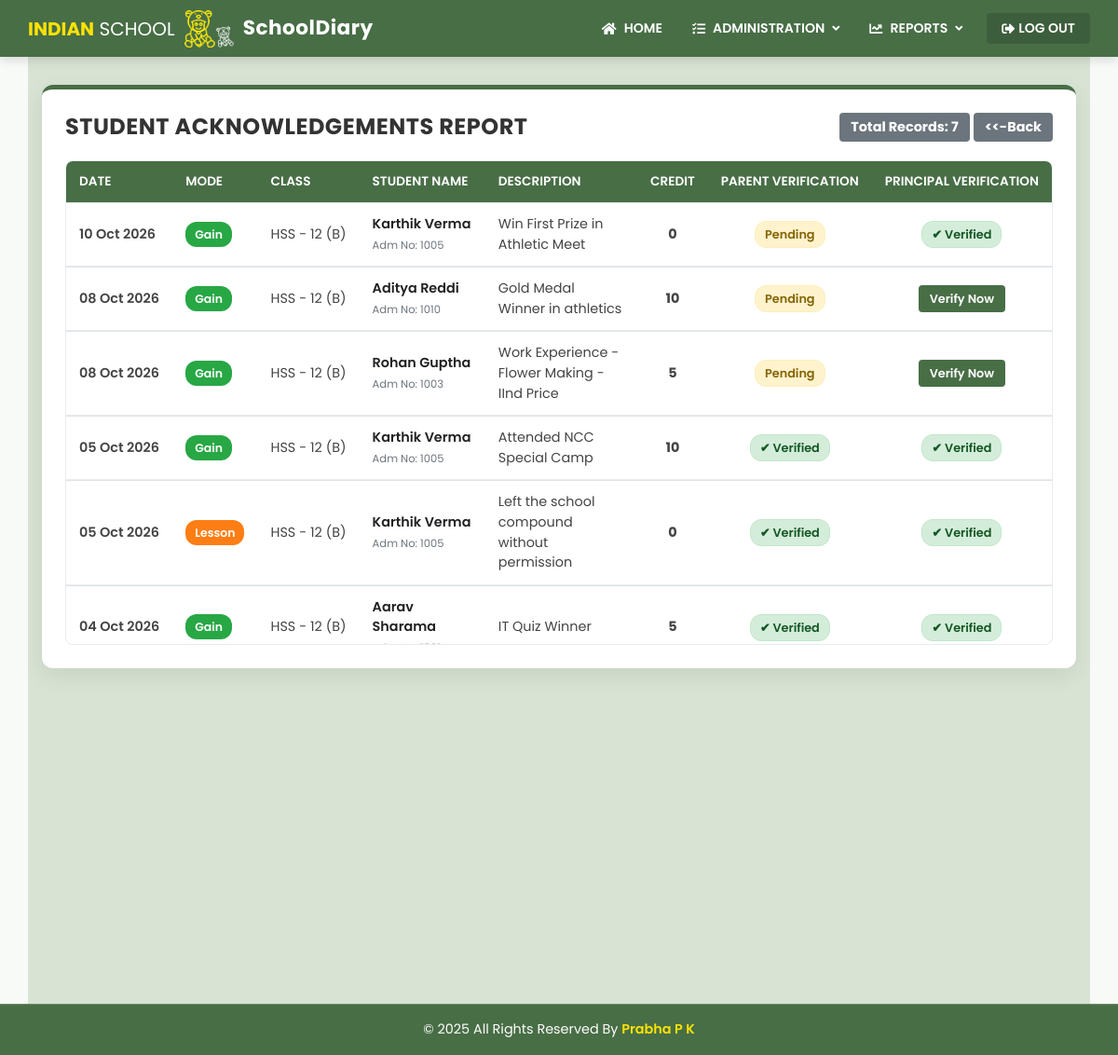
Screenshot of /Admin_Principal/Admin_Acknowledgements/ with the database file from the repository.
### Teacher/models.py (models this page shows)
class Acknowledgement_model(models.Model):
    Date= models.DateField()
    Student = models.ForeignKey(Student_Model, on_delete=models.CASCADE)
    Mode = models.CharField(max_length=10, choices=[('Gain', 'Gain'), ('Lesson', 'Lesson')], default='Gain')
    Description = models.CharField(max_length=100, null=False)
    Parent_verification=models.BooleanField(default=False)
    Credit = models.IntegerField(null=True)
    Principal_verification = models.BooleanField(default=False)
    class Meta:
        db_table = "Acknowledgement"

### Admin_Principal/models.py (models this page shows, shortened)
class Student_Model(models.Model):
    Admission_no =  models.CharField(max_length=10,unique=True,null=False)
    Adm_date = models.DateField()
    Class = models.ForeignKey(Class_model, on_delete=models.CASCADE)
    Roll_no = models.IntegerField()
    Name = models.CharField(max_length=60)
    Gender = models.CharField(max_length=10,choices=[('Male', 'Male'),('Female', 'Female'),('Other', 'Other')])
    DOB = models.DateField()
    Blood_group = models.CharField(max_length=10, choices=[('A+VE', 'A+VE'), ('A-VE', 'A-VE'), ('B+VE', 'B+VE'), ('B-VE', 'B-VE'),('AB+VE', 'AB+VE'), ('AB-VE', 'AB-VE'),('O+VE', 'O+VE'), ('O-VE', 'O-VE')])
    MobileNumber = models.BigIntegerField(null=True)
    Address = models.TextField(max_length=100)
    Category = models.CharField(max_length=30)
    Caste = models.CharField(max_length=30)
    Religion = models.CharField(max_length=30)
    APL_BPL = models.CharField(max_length=3, choices=[('APL', 'APL'), ('BPL', 'BPL')])
    Aadhar = models.CharField(max_length=12)
    Local_body = models.CharField(max_length=30)
    Bank_ac = models.CharField(max_length=30)
    Bank_name = models.CharField(max_length=30)
    IFSC = models.CharField(max_length=30)
    Login=models.OneToOneField(User,on_delete=models.CASCADE,null=True)
    class Meta:
        db_table = "Student"

class Class_model(models.Model):
    Class_no = models.IntegerField(null=False)
    Section = models.CharField(max_length=50,null=False,choices=[('LKG','LKG'),('UKG','UKG'),('LP','LP'),('UP','UP'),('HS','HS'),('HSS','HSS')])
    Division = models.CharField(max_length=2,choices=[('A','A'),('B','B'),('C','C'),('D','D'),('E','E'),('F','F'),('G','G'),('H','H'),('I','I'),('J','J'),('K','K'),('L','L'),('M','M'),('N','N'),('O','O'),('P','P'),('Q','Q'),('R','R'),('S','S'),('T','T'),('U','U'),('V','V'),('W','W'),('X','X'),('Y','Y'),('Z','Z')],null=True)
    Class_teacher = models.OneToOneField(Teacher_Model,on_delete=models.PROTECT)
    class Meta:
        db_table = "Class"

### Admin_Principal/views.py (the view, shortened to what this page needs)
# urls.py: path('Admin_Acknowledgements/', views.Admin_Acknowledgements, name='Admin_Acknowledgements'),
def Admin_Acknowledgements(request):
    acknowledgements = Acknowledgement_model.objects.select_related(
        'Student', 'Student__Class'
    ).order_by('-Date')
    context = {
        'acknowledgements': acknowledgements
    }
    return render(request, 'Admin_Acknowledgements.html', context)

### Templates/Admin_Acknowledgements.html (shortened to what this page needs)
{% extends 'AdminPrincipalFrame.html' %}
{% load static %}
{% block content %}
<div class="row">
  <div class="col-md-12">
    <div class="report-card">
      <div class="report-header">
        <h3 class="report-title">Student Acknowledgements Report</h3>
        <div>
        <span class="badge badge-secondary" style="font-size: 0.9rem; padding: 8px 12px;">
          Total Records: {{ acknowledgements|length }}
        </span>
        <a class="badge badge-secondary" style="font-size: 0.9rem; padding: 8px 12px;" href="{% url 'admin_home' %}">&lt;&lt;-Back</a>
        </div>
      </div>
      <div class="table-scroll-container">
        <table class="table custom-table table-hover">
          <thead>
            <tr>
              <th>Date</th>
              <th>Mode</th>
              <th>Class</th>
              <th>Student Name</th>
              <th>Description</th>
              <th class="text-center">Credit</th>
              <th class="text-center">Parent Verification</th>
              <th class="text-center">Principal Verification</th>
            </tr>
          </thead>
          <tbody>
            {% for ack in acknowledgements %}
              <tr>
                <td style="white-space: nowrap; font-weight: 600;">
                  {{ ack.Date|date:"d M Y" }}
                </td>
                <td>
                  {% if ack.Mode == 'Gain' %}
                    <span class="badge-mode-gain">Gain</span>
                  {% else %}
                    <span class="badge-mode-lesson">Lesson</span>
                  {% endif %}
                </td>
                <td style="white-space: nowrap;">
                  {{ ack.Student.Class.Section }} - {{ ack.Student.Class.Class_no }}
                  {% if ack.Student.Class.Division %}
                    ({{ ack.Student.Class.Division }})
                  {% endif %}
                </td>
                <td style="font-weight: 600; color: #222;">
                  {{ ack.Student.Name }}
                  <br>
                  <small class="text-muted">Adm No: {{ ack.Student.Admission_no }}</small>
                </td>
                <td style="max-width: 250px;">
                  {{ ack.Description }}
                </td>
                <td class="text-center font-weight-bold">
                  {% if ack.Credit is not None %}
                    {{ ack.Credit }}
                  {% else %}
                    -
                  {% endif %}
                </td>
                <td class="text-center">
                  {% if ack.Parent_verification %}
                    <span class="badge-status-verified">&#10004; Verified</span>
                  {% else %}
                    <span class="badge-status-pending">Pending</span>
                  {% endif %}
                </td>
                <td class="text-center">
                  {% if ack.Principal_verification %}
                    <span class="badge-status-verified">&#10004; Verified</span>
                  {% else %}
                    <form method="POST" action="" style="display: inline;">
                      <button
                        type="submit"
                        name="action"
                        value="verify_principal"
                        class="btn-verify-inline"
                        title="Click to verify this acknowledgement"
                      >
                        Verify Now
                      </button>
                    </form>
                  {% endif %}
                </td>
              </tr>
            {% empty %}
              <tr>
                <td colspan="8" class="empty-state">
                  <h5>No acknowledgement records found.</h5>
                </td>
              </tr>
            {% endfor %}
          </tbody>
        </table>
      </div>
    </div>
  </div>
</div>
{% endblock %}

### Templates/AdminPrincipalFrame.html (shortened to what this page needs)
<!DOCTYPE html>
{% load static %}
<html lang="en">
<head>
  <link rel="stylesheet" type="text/css" href="https://cdnjs.cloudflare.com/ajax/libs/OwlCarousel2/2.1.3/assets/owl.carousel.min.css" />
  <link rel="stylesheet" href="https://cdnjs.cloudflare.com/ajax/libs/font-awesome/5.15.4/css/all.min.css" />
  <link rel="stylesheet" type="text/css" href="{% static 'css/bootstrap.css' %}" />
  <link href="{% static 'css/style.css' %}" rel="stylesheet" />
  <link href="{% static 'css/responsive.css' %}" rel="stylesheet" />
</head>
<body>
  <div class="main-wrapper">
    <header class="header_section">
      <div class="header_container">
        <a href="{% url 'SchoolDiaryHeaderView' %}" class="brand-logo">
          <span style="font-size: 1.25rem;"><em>INDIAN</em> SCHOOL</span>
          <img src="{% static 'images/logo.png' %}" alt="Logo" onerror="this.style.display='none'" />
          <span class="project-title">SchoolDiary</span>
        </a>
        <nav role="navigation">
          <ul class="nav-menu">
            <li>
              <a href="{% url 'SchoolDiaryHeaderView' %}">
                <i class="fas fa-home mr-2"></i> Home
              </a>
            </li>
            <li class="has-submenu">
              <a href="#">
                <i class="fas fa-tasks mr-2"></i> Administration
              </a>
            </li>
            <li class="has-submenu">
              <a href="#">
                <i class="fas fa-chart-line mr-2"></i> Reports
              </a>
            </li>
            <li class="btn-logout-item">
              <a href="{% url 'login' %}">
                <i class="fas fa-sign-out-alt mr-1"></i> Log Out
              </a>
            </li>
          </ul>
        </nav>
      </div>
    </header>
    <section class="activity_section">
      <div class="container">
        {% block content %}
        {% endblock %}
      </div>
    </section>
    <footer class="activity_footer_section">
      <div class="container">
        <p>
          &copy; 2025 All Rights Reserved By
          <a href="#">Prabha P K</a>
        </p>
      </div>
    </footer>
  </div>
</body>
</html>

### static/css/style.css (style rules this page uses)
body { font-family: "Roboto", sans-serif; color: #0c0c0c; background-color: #ffffff; }
.header_section { background-color: #90953b; }
a, a:hover, a:focus { text-decoration: none; }
.activity_section { background: #d8e3d4 no-repeat; background-size: cover; width: 95%; margin: 0px auto; height: auto; display: -webkit-box; display: -ms-flexbox; display: flex; }
.activity_footer_section { padding-top: 50px; padding-bottom: 20px; background-color: #3d3b19; }
.activity_footer_section p { margin: 0; text-align: center; color: #fefdfc; }
.activity_footer_section a { color: #fefdfc; }

### static/css/responsive.css (style rules this page uses)
@media (min-width: 1200px) { .container { max-width: 1170px; } }

### Templates/AdminPrincipalFrame.html (style rules this page uses)
html, body { height: 100%; margin: 0; font-family: 'Poppins', sans-serif; background-color: #f8faf8; }
.main-wrapper { min-height: 100%; display: flex; flex-direction: column; }
.header_section { background-color: #486E46; box-shadow: 0 4px 10px rgba(0, 0, 0, 0.12); position: sticky; top: 0; z-index: 1020; }
.header_container { display: flex; align-items: center; justify-content: space-between; padding: 10px 30px; }
.brand-logo { display: flex; align-items: center; text-decoration: none !important; color: #ffffff; }
.brand-logo em { color: #fce205; font-style: normal; font-weight: 700; }
.brand-logo img { height: 40px; margin: 0 10px; }
.brand-logo span.project-title { font-size: 1.35rem; font-weight: 700; letter-spacing: 0.5px; color: #ffffff; }
.nav-menu { display: flex; list-style: none; margin: 0; padding: 0; align-items: center; }
.nav-menu > li { position: relative; }
.nav-menu > li > a { display: flex; align-items: center; color: #ffffff !important; text-transform: uppercase; font-size: 0.88rem; font-weight: 600; padding: 10px 16px; text-decoration: none !important; transition: all 0.2s ease; border-radius: 4px; }
.has-submenu > a::after { content: "\f107"; font-family: "Font Awesome 5 Free"; font-weight: 900; margin-left: 8px; font-size: 0.8rem; }
.btn-logout-item a { background-color: rgba(0, 0, 0, 0.15); border-radius: 20px; padding: 6px 16px !important; margin-left: 10px; }
.activity_section { flex: 1 0 auto; padding-top: 0 !important; padding-bottom: 2.5rem; }
.activity_section .container { padding-top: 0 !important; padding-bottom: 0 !important; }
.activity_section .container > * { margin-top: 0 !important; }
.activity_footer_section { background-color: #486E46; color: #ffffff; padding: 1rem 0; text-align: center; margin-top: auto; border-top: 1px solid rgba(255, 255, 255, 0.2); }
.activity_footer_section p { margin: 0; font-size: 0.9rem; }
.activity_footer_section a { color: #fce205; font-weight: 600; text-decoration: none; }

### rows the page displays
Acknowledgement_model: Date "10 Oct 2026", Mode "Gain", Student.Class.Section "HSS", Student.Class.Class_no "12", Student.Class.Division "B", Student.Name "Karthik Verma", Student.Admission_no "1005", Description "Win First Prize in Athletic Meet", Credit "0", Parent_verification "Pending", Principal_verification "✔ Verified"
Acknowledgement_model: Date "08 Oct 2026", Mode "Gain", Student.Class.Section "HSS", Student.Class.Class_no "12", Student.Class.Division "B", Student.Name "Aditya Reddi", Student.Admission_no "1010", Description "Gold Medal Winner in athletics", Credit "10", Parent_verification "Pending"
Acknowledgement_model: Date "08 Oct 2026", Mode "Gain", Student.Class.Section "HSS", Student.Class.Class_no "12", Student.Class.Division "B", Student.Name "Rohan Guptha", Student.Admission_no "1003", Description "Work Experience - Flower Making -IInd Price", Credit "5", Parent_verification "Pending"
Acknowledgement_model: Date "05 Oct 2026", Mode "Gain", Student.Class.Section "HSS", Student.Class.Class_no "12", Student.Class.Division "B", Student.Name "Karthik Verma", Student.Admission_no "1005", Description "Attended NCC Special Camp", Credit "10", Parent_verification "✔ Verified", Principal_verification "✔ Verified"
Acknowledgement_model: Date "05 Oct 2026", Mode "Lesson", Student.Class.Section "HSS", Student.Class.Class_no "12", Student.Class.Division "B", Student.Name "Karthik Verma", Student.Admission_no "1005", Description "Left the school compound without permission", Credit "0", Parent_verification "✔ Verified", Principal_verification "✔ Verified"
Acknowledgement_model: Date "04 Oct 2026", Mode "Gain", Student.Class.Section "HSS", Student.Class.Class_no "12", Student.Class.Division "B", Student.Name "Aarav Sharama", Description "IT Quiz Winner", Credit "5", Parent_verification "✔ Verified", Principal_verification "✔ Verified"

### other values shown
{{ acknowledgements|length }} "7"
